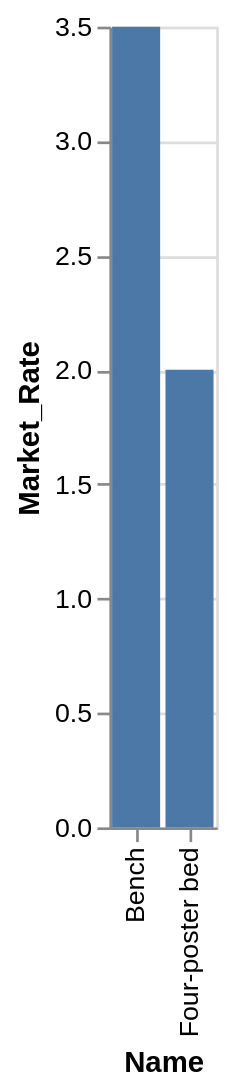

The Vega-Lite source for this figure:
### Vega-Lite specification from a JSON file in a GitHub repository (floating-point values rounded to 4 significant figures)
{"data": {"values": [{"x_data": "Bench", "y_data": 3.5}, {"x_data": "Four-poster bed", "y_data": 2}]}, "mark": "bar", "encoding": {"x": {"field": "x_data", "type": "nominal", "title": "Name", "sort": {"op": "sum", "field": "y_data", "order": "descending"}}, "y": {"field": "y_data", "type": "quantitative", "title": "Market_Rate"}}}
